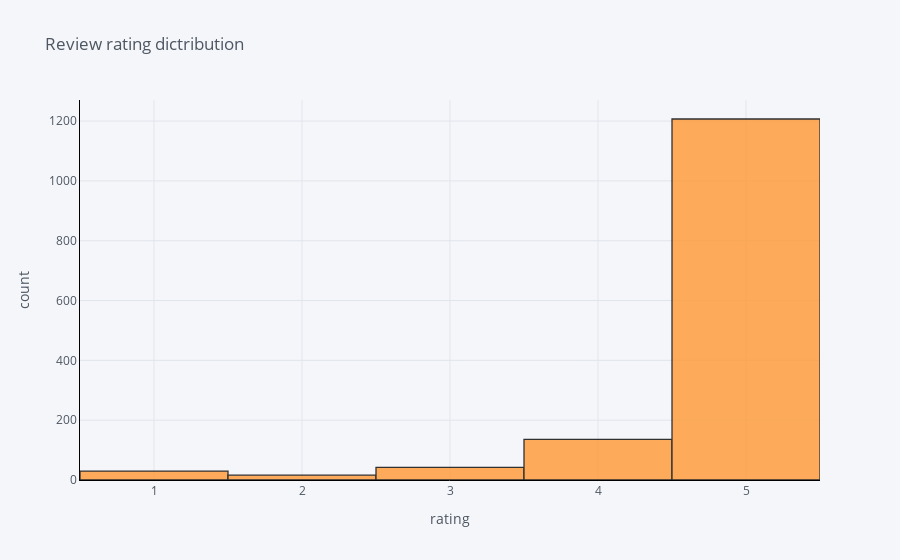

Source (notebook cell):
### Code cell
uk_df['rating'].iplot(
    kind='hist',
    bins=5,
    xTitle='rating',
    linecolor='black',
    yTitle='count',
    title='Review rating dictribution')

### Figure 1 — Plotly figure (JSON) as saved in the notebook; plotly's stock layout.template omitted (floating-point values rounded to 4 significant figures; data arrays with more than 128 entries replaced by an {"elided": "..."} marker saying what was removed)
{"data": [{"histfunc": "count", "histnorm": "", "marker": {"color": "rgba(255, 153, 51, 1.0)", "line": {"color": "#000000", "width": 1.3}}, "name": "rating", "nbinsx": 5, "opacity": 0.8, "orientation": "v", "type": "histogram", "x": {"elided": "1431 int values"}}], "layout": {"barmode": "overlay", "legend": {"bgcolor": "#F5F6F9", "font": {"color": "#4D5663"}}, "paper_bgcolor": "#F5F6F9", "plot_bgcolor": "#F5F6F9", "title": {"font": {"color": "#4D5663"}, "text": "Review rating dictribution"}, "xaxis": {"gridcolor": "#E1E5ED", "linecolor": "black", "showgrid": true, "tickfont": {"color": "#4D5663"}, "title": {"font": {"color": "#4D5663"}, "text": "rating"}, "zerolinecolor": "#E1E5ED"}, "yaxis": {"gridcolor": "#E1E5ED", "linecolor": "black", "showgrid": true, "tickfont": {"color": "#4D5663"}, "title": {"font": {"color": "#4D5663"}, "text": "count"}, "zerolinecolor": "#E1E5ED"}}}
